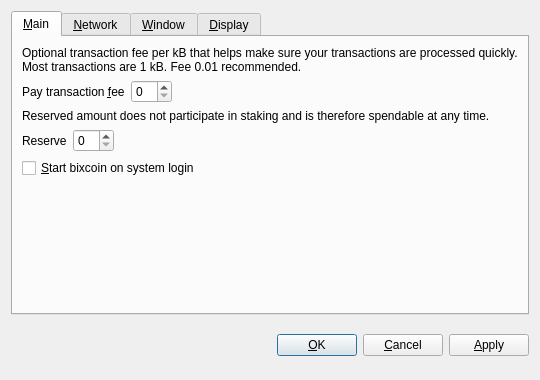
<?xml version="1.0" encoding="UTF-8"?>
<ui version="4.0">
 <class>OptionsDialog</class>
 <widget class="QDialog" name="OptionsDialog">
  <property name="geometry">
   <rect>
    <x>0</x>
    <y>0</y>
    <width>540</width>
    <height>380</height>
   </rect>
  </property>
  <property name="windowTitle">
   <string>Options</string>
  </property>
  <property name="styleSheet">
   <string notr="true">background-image: url(:/images/bkg2);
background-image: url(:/images/gr);</string>
  </property>
  <property name="modal">
   <bool>true</bool>
  </property>
  <layout class="QVBoxLayout" name="verticalLayout">
   <item>
    <widget class="QTabWidget" name="tabWidget">
     <property name="tabPosition">
      <enum>QTabWidget::North</enum>
     </property>
     <property name="currentIndex">
      <number>0</number>
     </property>
     <widget class="QWidget" name="tabMain">
      <attribute name="title">
       <string>&amp;Main</string>
      </attribute>
      <layout class="QVBoxLayout" name="verticalLayout_Main">
       <item>
        <widget class="QLabel" name="transactionFeeInfoLabel">
         <property name="text">
          <string>Optional transaction fee per kB that helps make sure your transactions are processed quickly. Most transactions are 1 kB. Fee 0.01 recommended.</string>
         </property>
         <property name="textFormat">
          <enum>Qt::PlainText</enum>
         </property>
         <property name="wordWrap">
          <bool>true</bool>
         </property>
        </widget>
       </item>
       <item>
        <layout class="QHBoxLayout" name="horizontalLayoutFee">
         <item>
          <widget class="QLabel" name="transactionFeeLabel">
           <property name="text">
            <string>Pay transaction &amp;fee</string>
           </property>
           <property name="textFormat">
            <enum>Qt::PlainText</enum>
           </property>
           <property name="buddy">
            <cstring>transactionFee</cstring>
           </property>
          </widget>
         </item>
         <item>
          <widget class="BitcoinAmountField" name="transactionFee"/>
         </item>
         <item>
          <spacer name="horizontalSpacerFee">
           <property name="orientation">
            <enum>Qt::Horizontal</enum>
           </property>
           <property name="sizeHint" stdset="0">
            <size>
             <width>40</width>
             <height>20</height>
            </size>
           </property>
          </spacer>
         </item>
        </layout>
       </item>
       <item>
        <widget class="QLabel" name="reserveBalanceInfoLabel">
         <property name="text">
          <string>Reserved amount does not participate in staking and is therefore spendable at any time.</string>
         </property>
         <property name="textFormat">
          <enum>Qt::PlainText</enum>
         </property>
         <property name="wordWrap">
          <bool>true</bool>
         </property>
        </widget>
       </item>
       <item>
        <layout class="QHBoxLayout" name="horizontalLayoutReserveBalance">
         <item>
          <widget class="QLabel" name="reserveBalanceLabel">
           <property name="text">
            <string>Reserve</string>
           </property>
           <property name="textFormat">
            <enum>Qt::PlainText</enum>
           </property>
           <property name="buddy">
            <cstring>reserveBalance</cstring>
           </property>
          </widget>
         </item>
         <item>
          <widget class="BitcoinAmountField" name="reserveBalance"/>
         </item>
         <item>
          <spacer name="horizontalSpacerReserveBalance">
           <property name="orientation">
            <enum>Qt::Horizontal</enum>
           </property>
           <property name="sizeHint" stdset="0">
            <size>
             <width>40</width>
             <height>20</height>
            </size>
           </property>
          </spacer>
         </item>
        </layout>
       </item>
       <item>
        <widget class="QCheckBox" name="bitcoinAtStartup">
         <property name="toolTip">
          <string>Automatically start bixcoin after logging in to the system.</string>
         </property>
         <property name="text">
          <string>&amp;Start bixcoin on system login</string>
         </property>
        </widget>
       </item>
       <item>
        <spacer name="verticalSpacer_Main">
         <property name="orientation">
          <enum>Qt::Vertical</enum>
         </property>
         <property name="sizeHint" stdset="0">
          <size>
           <width>20</width>
           <height>40</height>
          </size>
         </property>
        </spacer>
       </item>
      </layout>
     </widget>
     <widget class="QWidget" name="tabNetwork">
      <attribute name="title">
       <string>&amp;Network</string>
      </attribute>
      <layout class="QVBoxLayout" name="verticalLayout_Network">
       <item>
        <widget class="QCheckBox" name="mapPortUpnp">
         <property name="toolTip">
          <string>Automatically open the bixcoin client port on the router. This only works when your router supports UPnP and it is enabled.</string>
         </property>
         <property name="text">
          <string>Map port using &amp;UPnP</string>
         </property>
        </widget>
       </item>
       <item>
        <widget class="QCheckBox" name="connectSocks">
         <property name="toolTip">
          <string>Connect to the bixcoin network through a SOCKS proxy (e.g. when connecting through Tor).</string>
         </property>
         <property name="text">
          <string>&amp;Connect through SOCKS proxy:</string>
         </property>
        </widget>
       </item>
       <item>
        <layout class="QHBoxLayout" name="horizontalLayout_Network">
         <item>
          <widget class="QLabel" name="proxyIpLabel">
           <property name="text">
            <string>Proxy &amp;IP:</string>
           </property>
           <property name="textFormat">
            <enum>Qt::PlainText</enum>
           </property>
           <property name="buddy">
            <cstring>proxyIp</cstring>
           </property>
          </widget>
         </item>
         <item>
          <widget class="QValidatedLineEdit" name="proxyIp">
           <property name="maximumSize">
            <size>
             <width>140</width>
             <height>16777215</height>
            </size>
           </property>
           <property name="toolTip">
            <string>IP address of the proxy (e.g. 127.0.0.1)</string>
           </property>
          </widget>
         </item>
         <item>
          <widget class="QLabel" name="proxyPortLabel">
           <property name="text">
            <string>&amp;Port:</string>
           </property>
           <property name="textFormat">
            <enum>Qt::PlainText</enum>
           </property>
           <property name="buddy">
            <cstring>proxyPort</cstring>
           </property>
          </widget>
         </item>
         <item>
          <widget class="QLineEdit" name="proxyPort">
           <property name="maximumSize">
            <size>
             <width>55</width>
             <height>16777215</height>
            </size>
           </property>
           <property name="toolTip">
            <string>Port of the proxy (e.g. 9050)</string>
           </property>
          </widget>
         </item>
         <item>
          <widget class="QLabel" name="socksVersionLabel">
           <property name="text">
            <string>SOCKS &amp;Version:</string>
           </property>
           <property name="textFormat">
            <enum>Qt::PlainText</enum>
           </property>
           <property name="buddy">
            <cstring>socksVersion</cstring>
           </property>
          </widget>
         </item>
         <item>
          <widget class="QValueComboBox" name="socksVersion">
           <property name="toolTip">
            <string>SOCKS version of the proxy (e.g. 5)</string>
           </property>
          </widget>
         </item>
         <item>
          <spacer name="horizontalSpacer_Network">
           <property name="orientation">
            <enum>Qt::Horizontal</enum>
           </property>
           <property name="sizeHint" stdset="0">
            <size>
             <width>40</width>
             <height>20</height>
            </size>
           </property>
          </spacer>
         </item>
        </layout>
       </item>
       <item>
        <spacer name="verticalSpacer_Network">
         <property name="orientation">
          <enum>Qt::Vertical</enum>
         </property>
         <property name="sizeHint" stdset="0">
          <size>
           <width>20</width>
           <height>40</height>
          </size>
         </property>
        </spacer>
       </item>
      </layout>
     </widget>
     <widget class="QWidget" name="tabWindow">
      <attribute name="title">
       <string>&amp;Window</string>
      </attribute>
      <layout class="QVBoxLayout" name="verticalLayout_Window">
       <item>
        <widget class="QCheckBox" name="minimizeToTray">
         <property name="toolTip">
          <string>Show only a tray icon after minimizing the window.</string>
         </property>
         <property name="text">
          <string>&amp;Minimize to the tray instead of the taskbar</string>
         </property>
        </widget>
       </item>
       <item>
        <widget class="QCheckBox" name="minimizeOnClose">
         <property name="toolTip">
          <string>Minimize instead of exit the application when the window is closed. When this option is enabled, the application will be closed only after selecting Quit in the menu.</string>
         </property>
         <property name="text">
          <string>M&amp;inimize on close</string>
         </property>
        </widget>
       </item>
       <item>
        <spacer name="verticalSpacer_Window">
         <property name="orientation">
          <enum>Qt::Vertical</enum>
         </property>
         <property name="sizeHint" stdset="0">
          <size>
           <width>20</width>
           <height>40</height>
          </size>
         </property>
        </spacer>
       </item>
      </layout>
     </widget>
     <widget class="QWidget" name="tabDisplay">
      <attribute name="title">
       <string>&amp;Display</string>
      </attribute>
      <layout class="QVBoxLayout" name="verticalLayout_Display">
       <item>
        <layout class="QHBoxLayout" name="horizontalLayout_1_Display">
         <item>
          <widget class="QLabel" name="langLabel">
           <property name="text">
            <string>User Interface &amp;language:</string>
           </property>
           <property name="textFormat">
            <enum>Qt::PlainText</enum>
           </property>
           <property name="buddy">
            <cstring>lang</cstring>
           </property>
          </widget>
         </item>
         <item>
          <widget class="QValueComboBox" name="lang">
           <property name="toolTip">
            <string>The user interface language can be set here. This setting will take effect after restarting bixcoin.</string>
           </property>
          </widget>
         </item>
        </layout>
       </item>
       <item>
        <layout class="QHBoxLayout" name="horizontalLayout_2_Display">
         <item>
          <widget class="QLabel" name="unitLabel">
           <property name="text">
            <string>&amp;Unit to show amounts in:</string>
           </property>
           <property name="textFormat">
            <enum>Qt::PlainText</enum>
           </property>
           <property name="buddy">
            <cstring>unit</cstring>
           </property>
          </widget>
         </item>
         <item>
          <widget class="QValueComboBox" name="unit">
           <property name="toolTip">
            <string>Choose the default subdivision unit to show in the interface and when sending coins.</string>
           </property>
          </widget>
         </item>
        </layout>
       </item>
       <item>
        <widget class="QCheckBox" name="displayAddresses">
         <property name="toolTip">
          <string>Whether to show bixcoin addresses in the transaction list or not.</string>
         </property>
         <property name="text">
          <string>&amp;Display addresses in transaction list</string>
         </property>
        </widget>
       </item>
       <item>
        <widget class="QCheckBox" name="coinControlFeatures">
         <property name="toolTip">
          <string>Whether to show coin control features or not.</string>
         </property>
         <property name="text">
          <string>Display coin &amp;control features (experts only!)</string>
         </property>
        </widget>
       </item>
       <item>
        <spacer name="verticalSpacer_Display">
         <property name="orientation">
          <enum>Qt::Vertical</enum>
         </property>
         <property name="sizeHint" stdset="0">
          <size>
           <width>20</width>
           <height>40</height>
          </size>
         </property>
        </spacer>
       </item>
      </layout>
     </widget>
    </widget>
   </item>
   <item>
    <layout class="QHBoxLayout" name="horizontalLayout_Buttons">
     <item>
      <spacer name="horizontalSpacer_1">
       <property name="orientation">
        <enum>Qt::Horizontal</enum>
       </property>
       <property name="sizeHint" stdset="0">
        <size>
         <width>40</width>
         <height>48</height>
        </size>
       </property>
      </spacer>
     </item>
     <item>
      <widget class="QLabel" name="statusLabel">
       <property name="font">
        <font>
         <weight>75</weight>
         <bold>true</bold>
        </font>
       </property>
       <property name="text">
        <string/>
       </property>
       <property name="textFormat">
        <enum>Qt::PlainText</enum>
       </property>
       <property name="wordWrap">
        <bool>true</bool>
       </property>
      </widget>
     </item>
     <item>
      <spacer name="horizontalSpacer_2">
       <property name="orientation">
        <enum>Qt::Horizontal</enum>
       </property>
       <property name="sizeHint" stdset="0">
        <size>
         <width>40</width>
         <height>48</height>
        </size>
       </property>
      </spacer>
     </item>
     <item>
      <widget class="QPushButton" name="okButton">
       <property name="text">
        <string>&amp;OK</string>
       </property>
      </widget>
     </item>
     <item>
      <widget class="QPushButton" name="cancelButton">
       <property name="text">
        <string>&amp;Cancel</string>
       </property>
       <property name="autoDefault">
        <bool>false</bool>
       </property>
      </widget>
     </item>
     <item>
      <widget class="QPushButton" name="applyButton">
       <property name="text">
        <string>&amp;Apply</string>
       </property>
       <property name="autoDefault">
        <bool>false</bool>
       </property>
      </widget>
     </item>
    </layout>
   </item>
  </layout>
 </widget>
 <customwidgets>
  <customwidget>
   <class>BitcoinAmountField</class>
   <extends>QSpinBox</extends>
   <header>bitcoinamountfield.h</header>
   <container>1</container>
  </customwidget>
  <customwidget>
   <class>QValidatedLineEdit</class>
   <extends>QLineEdit</extends>
   <header>qvalidatedlineedit.h</header>
  </customwidget>
  <customwidget>
   <class>QValueComboBox</class>
   <extends>QComboBox</extends>
   <header>qvaluecombobox.h</header>
  </customwidget>
 </customwidgets>
 <resources/>
 <connections/>
</ui>
